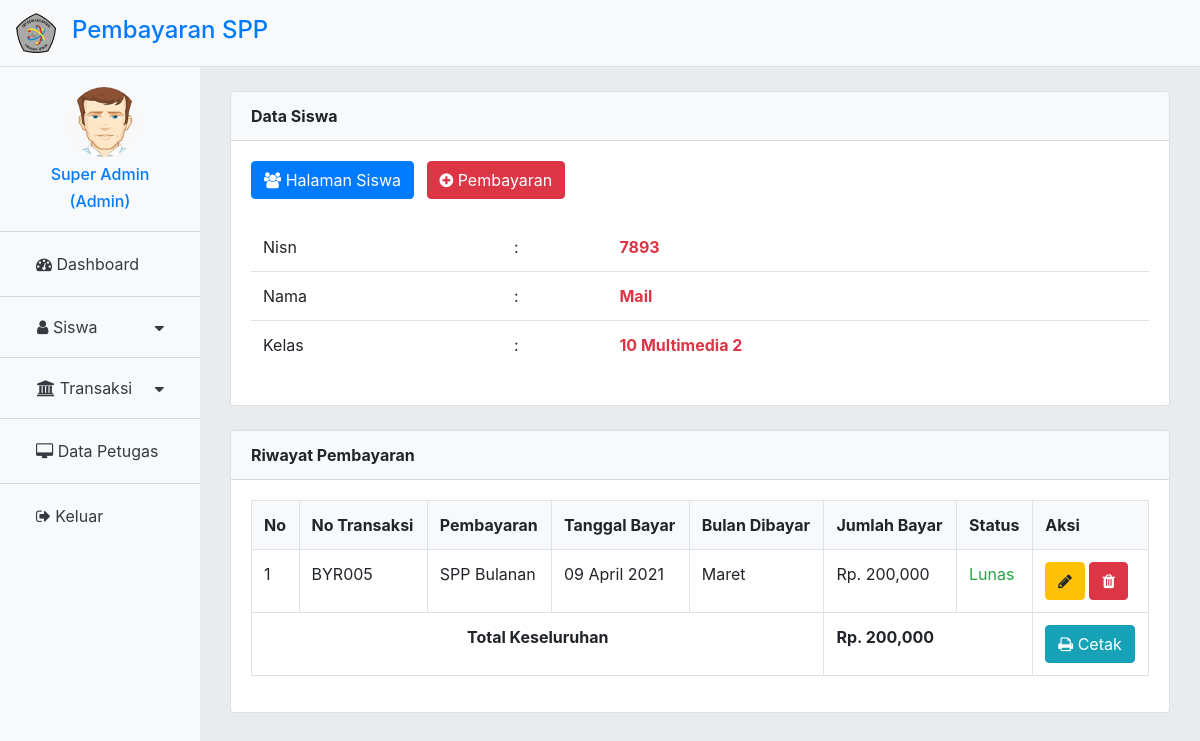
The app's page /admin/index.php?page=pembayaran&ids=7893 (signed in) with its own data.
### tables this page shows
CREATE TABLE `tb_petugas` (
  `id_petugas` int(11) NOT NULL,
  `username` varchar(25) NOT NULL,
  `pwd` varchar(225) NOT NULL,
  `nama_petugas` varchar(35) NOT NULL,
  `level` enum('Admin','Petugas') NOT NULL
);

CREATE TABLE `tb_siswa` (
  `nisn` int(10) NOT NULL,
  `nis` char(8) NOT NULL,
  `nama` varchar(225) NOT NULL,
  `id_kelas` varchar(11) NOT NULL,
  `kom_keahlian` varchar(50) NOT NULL,
  `alamat` text NOT NULL,
  `no_telp` varchar(13) NOT NULL,
  `id_spp` varchar(225) NOT NULL
);

CREATE TABLE `tb_pembayaran` (
  `id_pembayaran` varchar(11) NOT NULL,
  `id_petugas` int(11) NOT NULL,
  `nisn` int(11) NOT NULL,
  `tgl_bayar` date NOT NULL,
  `bulan_dibayar` varchar(12) NOT NULL,
  `tahun_dibayar` varchar(4) NOT NULL,
  `id_spp` varchar(225) NOT NULL,
  `jumlah_bayar` int(11) NOT NULL
);

CREATE TABLE `tb_spp` (
  `id_spp` varchar(225) NOT NULL,
  `tahun` varchar(25) NOT NULL,
  `jenis_pembayaran` varchar(225) NOT NULL,
  `nominal` int(25) NOT NULL
);

### admin/modul/pembayaran.php (the view, shortened to what this page needs)
<div class="col-md-10 col-sm-9 offset-md-2 offset-sm-3 mb-4">
  <div class="container-fluid mt-4">
    <div class="row">
      <div class="col-sm-12">
        <div class="card">
          <div class="card-header bg-light"><strong>Data Siswa</strong></div>
          <div class="card-body">
            <a href="?page=siswa_data" type="button" class="btn btn-primary mb-4">
              <i class="fa fa-users"></i> Halaman Siswa
            </a>
            <a href="" type="button" class="btn btn-danger mb-4 ml-2" data-toggle="modal" data-target="#myModal">
              <i class="fa fa-plus-circle"></i> Pembayaran
            </a>
            <?php
            $data = mysqli_query($con, "SELECT*FROM tb_siswa a, tb_spp b WHERE a.id_spp=b.id_spp
            AND nisn = '$_GET[ids]'") or die(mysqli_error($con));
            $dta = $data->fetch_array();            ?>
                  <?php
                  $sqlPem = mysqli_query($con, "SELECT*FROM tb_siswa a, tb_spp b WHERE a.id_spp=b.id_spp AND nisn = '$_GET[ids]' ");
                  ?>
            <div class="table-responsive">
              <table class="table">
                <tbody>
                  <tr>
                    <td class="border-top-0">Nisn</td>
                    <td class="border-top-0">:</td>
                    <td class="border-top-0"><b class="text-danger"><?= $dta['nisn']; ?></b></td>
                  </tr>
                  <tr>
                    <td>Nama</td>
                    <td>:</td>
                    <td><b class="text-danger"><?= $dta['nama']; ?></b></td>
                  </tr>
                  <tr>
                    <td>Kelas</td>
                    <td>:</td>
                    <td><b class="text-danger"><?= $dta['id_kelas']; ?> <?= $dta['kom_keahlian']; ?></b></td>
                  </tr>
                </tbody>
              </table>
            </div>
          </div>
        </div>
      </div>
    </div>
  </div>
  <div class="container-fluid mt-4">
    <div class="row mt-4">
      <div class="col-sm-12">
        <div class="card">
          <div class="card-header bg-light"><strong>Riwayat Pembayaran</strong></div>
          <div class="card-body">
            <div class="table-responsive">
              <table class="table table-bordered">
                <tbody>
                  <tr class="bg-light">
                    <th>No</th>
                    <th>No Transaksi</th>
                    <th>Pembayaran</th>
                    <th>Tanggal Bayar</th>
                    <th>Bulan Dibayar</th>
                    <th>Jumlah Bayar</th>
                    <th>Status</th>
                    <th>Aksi</th>
                  </tr>
                  <?php
                  $no = 0;
                  $sqlTampilPembayaran = mysqli_query($con, "SELECT*FROM tb_pembayaran
                  INNER JOIN tb_petugas ON tb_pembayaran.id_petugas = tb_petugas.id_petugas
                  INNER JOIN tb_siswa ON tb_pembayaran.nisn = tb_siswa.nisn
                  INNER JOIN tb_spp ON tb_pembayaran.id_spp = tb_spp.id_spp
                  WHERE tb_pembayaran.nisn = '$_GET[ids]' ORDER BY id_pembayaran DESC") or die(mysqli_error($con));
                  while ($rvTampilPembayaran = $sqlTampilPembayaran->fetch_array()) {
                  ?>
                    <tr>
                      <td><?= $no = $no + 1; ?></td>
                      <td><?= $rvTampilPembayaran['id_pembayaran']; ?></td>
                      <td><?= $rvTampilPembayaran['jenis_pembayaran']; ?></td>
                      <td><?= strftime("%d %B %Y", strtotime($rvTampilPembayaran['tgl_bayar'])); ?></td>
                      <td><?= $rvTampilPembayaran['bulan_dibayar']; ?></td>
                      <td>Rp. <?= number_format($rvTampilPembayaran['jumlah_bayar']); ?></td>
                      <td>
                        <?php
                        if ($rvTampilPembayaran['jumlah_bayar'] == '200000') {
                        ?>
                          <label class="text-success">Lunas</label>
                        <?php
                        } else if ($rvTampilPembayaran['jumlah_bayar'] <= '200000') { ?>
                          <label class="text-danger">Tertunggak</label>
                        <?php } else { ?>
                          <label class="text-warning">Kelebihan</label>
                        <?php
                        }
                        ?>
                      </td>
                      <td>
                        <a href="?page=pembayaran_edit&ids=<?= $rvTampilPembayaran['id_pembayaran']; ?>" type="button" class="btn btn-warning btn-md" data-toggle="modal" data-target="#myModal<?= $rvTampilPembayaran['id_pembayaran']; ?>">
                          <i class="fa fa-pencil"></i>
                        </a>
                        <a href="?page=pembayaran&ids=<?= $rvTampilPembayaran['nisn']; ?>&hapus=hapus-pem&idhps=<?= $rvTampilPembayaran['id_pembayaran']; ?>" onclick="return confirm('Apa Data Akan Dihapus?');" type="button" class="btn btn-danger text-white">
                          <i class="fa fa-trash"></i>
                        </a>
                      </td>
                    </tr>
                  <?php }
                  ?>
                  <?php
                  $sqlTampilPem = mysqli_query($con, "SELECT nisn, sum(jumlah_bayar) AS total FROM tb_pembayaran WHERE nisn = '$_GET[ids]'") or die(mysqli_error($con));
                  $rvTampilPem = $sqlTampilPem->fetch_array();
                  ?>
                  <tr>
                    <th colspan="5" class="text-center">Total Keseluruhan</th>
                    <th colspan="2">Rp. <?= number_format($rvTampilPem['total']); ?></th>
                    <th>
                      <a href="modul/cetak_lap_siswa.php?id=<?= $rvTampilPem['nisn']; ?>" target="_blank" class="btn btn-info">
                        <i class="fa fa-print"></i> Cetak
                      </a>
                    </th>
                  </tr>
                </tbody>
              </table>
            </div>
          </div>
        </div>
      </div>
    </div>
  </div>
</div>

### admin/index.php (shortened to what this page needs)
<?php
include '../lib/koneksi.php';
$petugas = $_SESSION['admin'];
$sqlp = mysqli_query($con, "SELECT * FROM tb_petugas WHERE username = '$petugas'");
$vPetugas = $sqlp->fetch_array();
?>
<!DOCTYPE html>
<html lang="en">
<head>
  <link rel="stylesheet" href="asset/css/bootstrap.min.css">
  <link rel="stylesheet" href="asset/css/style.css">
  <link rel="stylesheet" href="asset/font/css/font-awesome.min.css">
  <link rel="stylesheet" href="asset/datepicker/css/datepicker.css">
</head>
<body>
  <nav class="navbar navbar-expand-sm navbar-light sticky-top bg-light border-bottom">
    <a class="navbar-brand" href="#">
      <img src="images/smk.png" alt="Logo" style="width:40px;">
    </a>
    <a href="?page=dashboard" class="navbar-brand text-primary pt-2">
      <h4>Pembayaran SPP</h4>
    </a>
  </nav>
  <div class="container-fluid h-100">
    <div class="row h-100">
      <nav class="col-md-2 col-sm-3 bg-light h-100 p-0 position-fixed d-none d-sm-block">
        <ul class="list-group list-group-flush">
          <li class="list-group-item bg-light">
            <div href="?page=petugas" class="nav-link text-primary d-flex justify-content-center">
              <img src="images/user.png" class="img img-responsive rounded-circle ml-2" width="70" height="70">
            </div>
            <h6 class="text-primary d-flex justify-content-center"><?= $vPetugas['nama_petugas']; ?></h6>
            <h6 class="text-primary d-flex justify-content-center">(<?= $_SESSION['level']; ?>)</h6>
          </li>
          <li class="list-group-item bg-light">
            <a href="?page=dashboard" class="nav-link text-dark">
              <i class="fa fa-dashboard"></i> Dashboard
            </a>
          </li>
          <li class="list-group-item bg-light">
            <div class="sidenav" style="padding: 6px 8px 6px 17px;">
              <button class="dropdown-btn text-dark border-0">
                <i class="fa fa-user"></i> Siswa
                <i class="fa fa-caret-down"></i>
              </button>
            </div>
          </li>
          <li class="list-group-item bg-light">
            <div class="sidenav" style="padding: 6px 8px 6px 17px;">
              <button class="dropdown-btn text-dark border-0">
                <i class="fa fa-bank"></i> Transaksi
                <i class="fa fa-caret-down"></i>
              </button>
            </div>
          </li>
          <li class="list-group-item bg-light">
            <a href="?page=petugas_data" class="nav-link text-dark">
              <i class="fa fa-desktop "></i> Data Petugas
            </a>
          </li>
          <li class="list-group-item bg-light">
            <a href="logout.php" onclick="return confirm('Apa Anda Akan Keluar?');" class="nav-link text-dark">
              <i class="fa fa-sign-out"></i> Keluar</a>
          </li>
        </ul>
      </nav>
    </div>
  </div>
  <?php
  $page = (isset($_GET['page'])) ?
    $_GET['page'] : '';
  if (isset($_SESSION['admin'])) {
    if ($_SESSION['level'] == 'Admin') {
      switch ($page) {
        case "pembayaran":
          include "modul/pembayaran.php";
          break;
  ?>
        <?php
      }
    }
  }
  ?>
</body>
</html>

### admin/asset/css/style.css (style rules this page uses)
* { margin: 0; padding: 0; }
body { background-color: #e9ecef; }
.sidenav a, .dropdown-btn { text-decoration: none; display: block; border: none; background: none; width:100%; text-align: left; cursor: pointer; outline: none; }
.fa-caret-down { float: right; padding-right: 8px; margin-top: 5px; }

### records on screen
tb_petugas: nama_petugas "Super Admin"
tb_siswa: nisn "7893", nama "Mail", id_kelas "10", kom_keahlian "Multimedia 2"
tb_pembayaran: id_pembayaran "BYR005", id_spp.jenis_pembayaran "SPP Bulanan", tgl_bayar "09 April 2021", bulan_dibayar "Maret", jumlah_bayar "200,000", shows "Lunas"

### other values on screen
$_SESSION['level'] "Admin"
$rvTampilPem['total'] "200,000"
